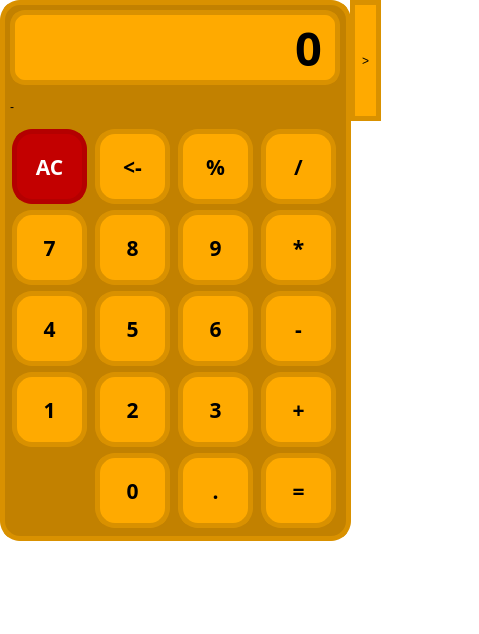
<?xml version="1.0" encoding="UTF-8"?>
<ui version="4.0">
 <class>Form</class>
 <widget class="QWidget" name="Form">
  <property name="geometry">
   <rect>
    <x>0</x>
    <y>0</y>
    <width>479</width>
    <height>634</height>
   </rect>
  </property>
  <property name="windowTitle">
   <string>Form</string>
  </property>
  <property name="styleSheet">
   <string notr="true">QLabel#Number_Display{
	background-color: rgb(255, 170, 0);
	border: 5px solid rgb(217, 145, 0);
	border-radius: 15px;
}

QWidget#widget{
	background-color: rgb(194, 129, 0);
	border: 5px solid rgb(217, 145, 0);
	border-radius: 20px;
}

QPushButton{
	background-color: rgb(255, 170, 0);
	border-radius: 20px;
	border: 5px solid rgb(217, 145, 0);
	font: bold 16pt &quot;JetBrains Mono&quot;;
}

QPushButton:pressed{
	background-color: rgb(194, 129, 0);
}

QWidget#Form{
	background-color: rgba(85, 255, 0, 0);
}

QPushButton#AC{
	background-color: rgb(195, 0, 0);
	color: rgb(255, 255, 255);
	border: 5px solid rgb(180, 0, 0);
}</string>
  </property>
  <widget class="QWidget" name="widget" native="true">
   <property name="geometry">
    <rect>
     <x>0</x>
     <y>0</y>
     <width>351</width>
     <height>541</height>
    </rect>
   </property>
   <widget class="QWidget" name="layoutWidget">
    <property name="geometry">
     <rect>
      <x>10</x>
      <y>10</y>
      <width>330</width>
      <height>518</height>
     </rect>
    </property>
    <layout class="QVBoxLayout" name="verticalLayout">
     <item>
      <widget class="QLabel" name="Number_Display">
       <property name="minimumSize">
        <size>
         <width>0</width>
         <height>0</height>
        </size>
       </property>
       <property name="maximumSize">
        <size>
         <width>16777215</width>
         <height>81</height>
        </size>
       </property>
       <property name="font">
        <font>
         <family>JetBrains Mono</family>
         <pointsize>35</pointsize>
         <weight>75</weight>
         <bold>true</bold>
        </font>
       </property>
       <property name="layoutDirection">
        <enum>Qt::LeftToRight</enum>
       </property>
       <property name="text">
        <string>0</string>
       </property>
       <property name="alignment">
        <set>Qt::AlignRight|Qt::AlignTrailing|Qt::AlignVCenter</set>
       </property>
      </widget>
     </item>
     <item>
      <widget class="QLabel" name="label">
       <property name="text">
        <string>-</string>
       </property>
      </widget>
     </item>
     <item>
      <layout class="QGridLayout" name="gridLayout">
       <item row="4" column="2">
        <widget class="QPushButton" name="Decimal_Point">
         <property name="minimumSize">
          <size>
           <width>75</width>
           <height>75</height>
          </size>
         </property>
         <property name="maximumSize">
          <size>
           <width>75</width>
           <height>75</height>
          </size>
         </property>
         <property name="font">
          <font>
           <family>JetBrains Mono</family>
           <pointsize>16</pointsize>
           <weight>75</weight>
           <italic>false</italic>
           <bold>true</bold>
          </font>
         </property>
         <property name="text">
          <string>.</string>
         </property>
        </widget>
       </item>
       <item row="4" column="3">
        <widget class="QPushButton" name="Equals">
         <property name="minimumSize">
          <size>
           <width>75</width>
           <height>75</height>
          </size>
         </property>
         <property name="maximumSize">
          <size>
           <width>75</width>
           <height>75</height>
          </size>
         </property>
         <property name="font">
          <font>
           <family>JetBrains Mono</family>
           <pointsize>16</pointsize>
           <weight>75</weight>
           <italic>false</italic>
           <bold>true</bold>
          </font>
         </property>
         <property name="text">
          <string>=</string>
         </property>
        </widget>
       </item>
       <item row="0" column="1">
        <widget class="QPushButton" name="Backspace">
         <property name="minimumSize">
          <size>
           <width>75</width>
           <height>75</height>
          </size>
         </property>
         <property name="maximumSize">
          <size>
           <width>75</width>
           <height>75</height>
          </size>
         </property>
         <property name="font">
          <font>
           <family>JetBrains Mono</family>
           <pointsize>16</pointsize>
           <weight>75</weight>
           <italic>false</italic>
           <bold>true</bold>
          </font>
         </property>
         <property name="text">
          <string>&lt;-</string>
         </property>
        </widget>
       </item>
       <item row="0" column="0">
        <widget class="QPushButton" name="AC">
         <property name="minimumSize">
          <size>
           <width>75</width>
           <height>75</height>
          </size>
         </property>
         <property name="maximumSize">
          <size>
           <width>75</width>
           <height>75</height>
          </size>
         </property>
         <property name="font">
          <font>
           <family>JetBrains Mono</family>
           <pointsize>16</pointsize>
           <weight>75</weight>
           <italic>false</italic>
           <bold>true</bold>
          </font>
         </property>
         <property name="text">
          <string>AC</string>
         </property>
        </widget>
       </item>
       <item row="0" column="2">
        <widget class="QPushButton" name="Percentage">
         <property name="minimumSize">
          <size>
           <width>75</width>
           <height>75</height>
          </size>
         </property>
         <property name="maximumSize">
          <size>
           <width>75</width>
           <height>75</height>
          </size>
         </property>
         <property name="font">
          <font>
           <family>JetBrains Mono</family>
           <pointsize>16</pointsize>
           <weight>75</weight>
           <italic>false</italic>
           <bold>true</bold>
          </font>
         </property>
         <property name="text">
          <string>%</string>
         </property>
        </widget>
       </item>
       <item row="0" column="3">
        <widget class="QPushButton" name="Divide">
         <property name="minimumSize">
          <size>
           <width>75</width>
           <height>75</height>
          </size>
         </property>
         <property name="maximumSize">
          <size>
           <width>75</width>
           <height>75</height>
          </size>
         </property>
         <property name="font">
          <font>
           <family>JetBrains Mono</family>
           <pointsize>16</pointsize>
           <weight>75</weight>
           <italic>false</italic>
           <bold>true</bold>
          </font>
         </property>
         <property name="text">
          <string>/</string>
         </property>
        </widget>
       </item>
       <item row="1" column="2">
        <widget class="QPushButton" name="Nine">
         <property name="minimumSize">
          <size>
           <width>75</width>
           <height>75</height>
          </size>
         </property>
         <property name="maximumSize">
          <size>
           <width>75</width>
           <height>75</height>
          </size>
         </property>
         <property name="font">
          <font>
           <family>JetBrains Mono</family>
           <pointsize>16</pointsize>
           <weight>75</weight>
           <italic>false</italic>
           <bold>true</bold>
          </font>
         </property>
         <property name="text">
          <string>9</string>
         </property>
        </widget>
       </item>
       <item row="1" column="1">
        <widget class="QPushButton" name="Eight">
         <property name="minimumSize">
          <size>
           <width>75</width>
           <height>75</height>
          </size>
         </property>
         <property name="maximumSize">
          <size>
           <width>75</width>
           <height>75</height>
          </size>
         </property>
         <property name="font">
          <font>
           <family>JetBrains Mono</family>
           <pointsize>16</pointsize>
           <weight>75</weight>
           <italic>false</italic>
           <bold>true</bold>
          </font>
         </property>
         <property name="text">
          <string>8</string>
         </property>
        </widget>
       </item>
       <item row="1" column="0">
        <widget class="QPushButton" name="Seven">
         <property name="minimumSize">
          <size>
           <width>75</width>
           <height>75</height>
          </size>
         </property>
         <property name="maximumSize">
          <size>
           <width>75</width>
           <height>75</height>
          </size>
         </property>
         <property name="font">
          <font>
           <family>JetBrains Mono</family>
           <pointsize>16</pointsize>
           <weight>75</weight>
           <italic>false</italic>
           <bold>true</bold>
          </font>
         </property>
         <property name="text">
          <string>7</string>
         </property>
        </widget>
       </item>
       <item row="2" column="1">
        <widget class="QPushButton" name="Five">
         <property name="minimumSize">
          <size>
           <width>75</width>
           <height>75</height>
          </size>
         </property>
         <property name="maximumSize">
          <size>
           <width>75</width>
           <height>75</height>
          </size>
         </property>
         <property name="font">
          <font>
           <family>JetBrains Mono</family>
           <pointsize>16</pointsize>
           <weight>75</weight>
           <italic>false</italic>
           <bold>true</bold>
          </font>
         </property>
         <property name="text">
          <string>5</string>
         </property>
        </widget>
       </item>
       <item row="2" column="0">
        <widget class="QPushButton" name="Four">
         <property name="minimumSize">
          <size>
           <width>75</width>
           <height>75</height>
          </size>
         </property>
         <property name="maximumSize">
          <size>
           <width>75</width>
           <height>75</height>
          </size>
         </property>
         <property name="font">
          <font>
           <family>JetBrains Mono</family>
           <pointsize>16</pointsize>
           <weight>75</weight>
           <italic>false</italic>
           <bold>true</bold>
          </font>
         </property>
         <property name="text">
          <string>4</string>
         </property>
        </widget>
       </item>
       <item row="1" column="3">
        <widget class="QPushButton" name="Multiply">
         <property name="minimumSize">
          <size>
           <width>75</width>
           <height>75</height>
          </size>
         </property>
         <property name="maximumSize">
          <size>
           <width>75</width>
           <height>75</height>
          </size>
         </property>
         <property name="font">
          <font>
           <family>JetBrains Mono</family>
           <pointsize>16</pointsize>
           <weight>75</weight>
           <italic>false</italic>
           <bold>true</bold>
          </font>
         </property>
         <property name="text">
          <string>*</string>
         </property>
        </widget>
       </item>
       <item row="2" column="2">
        <widget class="QPushButton" name="Six">
         <property name="minimumSize">
          <size>
           <width>75</width>
           <height>75</height>
          </size>
         </property>
         <property name="maximumSize">
          <size>
           <width>75</width>
           <height>75</height>
          </size>
         </property>
         <property name="font">
          <font>
           <family>JetBrains Mono</family>
           <pointsize>16</pointsize>
           <weight>75</weight>
           <italic>false</italic>
           <bold>true</bold>
          </font>
         </property>
         <property name="text">
          <string>6</string>
         </property>
        </widget>
       </item>
       <item row="3" column="1">
        <widget class="QPushButton" name="Two">
         <property name="minimumSize">
          <size>
           <width>75</width>
           <height>75</height>
          </size>
         </property>
         <property name="maximumSize">
          <size>
           <width>75</width>
           <height>75</height>
          </size>
         </property>
         <property name="font">
          <font>
           <family>JetBrains Mono</family>
           <pointsize>16</pointsize>
           <weight>75</weight>
           <italic>false</italic>
           <bold>true</bold>
          </font>
         </property>
         <property name="text">
          <string>2</string>
         </property>
        </widget>
       </item>
       <item row="3" column="0">
        <widget class="QPushButton" name="One">
         <property name="minimumSize">
          <size>
           <width>75</width>
           <height>75</height>
          </size>
         </property>
         <property name="maximumSize">
          <size>
           <width>75</width>
           <height>75</height>
          </size>
         </property>
         <property name="font">
          <font>
           <family>JetBrains Mono</family>
           <pointsize>16</pointsize>
           <weight>75</weight>
           <italic>false</italic>
           <bold>true</bold>
          </font>
         </property>
         <property name="text">
          <string>1</string>
         </property>
        </widget>
       </item>
       <item row="2" column="3">
        <widget class="QPushButton" name="Subtract">
         <property name="minimumSize">
          <size>
           <width>75</width>
           <height>75</height>
          </size>
         </property>
         <property name="maximumSize">
          <size>
           <width>75</width>
           <height>75</height>
          </size>
         </property>
         <property name="font">
          <font>
           <family>JetBrains Mono</family>
           <pointsize>16</pointsize>
           <weight>75</weight>
           <italic>false</italic>
           <bold>true</bold>
          </font>
         </property>
         <property name="text">
          <string>-</string>
         </property>
        </widget>
       </item>
       <item row="4" column="1">
        <widget class="QPushButton" name="Zero">
         <property name="minimumSize">
          <size>
           <width>75</width>
           <height>75</height>
          </size>
         </property>
         <property name="maximumSize">
          <size>
           <width>75</width>
           <height>75</height>
          </size>
         </property>
         <property name="font">
          <font>
           <family>JetBrains Mono</family>
           <pointsize>16</pointsize>
           <weight>75</weight>
           <italic>false</italic>
           <bold>true</bold>
          </font>
         </property>
         <property name="text">
          <string>0</string>
         </property>
        </widget>
       </item>
       <item row="3" column="3">
        <widget class="QPushButton" name="Plus">
         <property name="minimumSize">
          <size>
           <width>75</width>
           <height>75</height>
          </size>
         </property>
         <property name="maximumSize">
          <size>
           <width>75</width>
           <height>75</height>
          </size>
         </property>
         <property name="font">
          <font>
           <family>JetBrains Mono</family>
           <pointsize>16</pointsize>
           <weight>75</weight>
           <italic>false</italic>
           <bold>true</bold>
          </font>
         </property>
         <property name="text">
          <string>+</string>
         </property>
        </widget>
       </item>
       <item row="3" column="2">
        <widget class="QPushButton" name="Three">
         <property name="minimumSize">
          <size>
           <width>75</width>
           <height>75</height>
          </size>
         </property>
         <property name="maximumSize">
          <size>
           <width>75</width>
           <height>75</height>
          </size>
         </property>
         <property name="font">
          <font>
           <family>JetBrains Mono</family>
           <pointsize>16</pointsize>
           <weight>75</weight>
           <italic>false</italic>
           <bold>true</bold>
          </font>
         </property>
         <property name="text">
          <string>3</string>
         </property>
        </widget>
       </item>
      </layout>
     </item>
    </layout>
   </widget>
  </widget>
  <widget class="QPushButton" name="Note_Button">
   <property name="geometry">
    <rect>
     <x>350</x>
     <y>0</y>
     <width>31</width>
     <height>121</height>
    </rect>
   </property>
   <property name="text">
    <string>&gt;</string>
   </property>
  </widget>
 </widget>
 <resources/>
 <connections/>
</ui>
